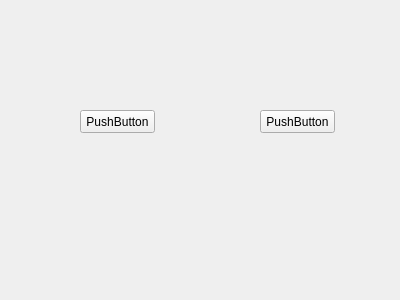
<?xml version="1.0" encoding="UTF-8"?>
<ui version="4.0">
 <class>Form</class>
 <widget class="QWidget" name="Form">
  <property name="geometry">
   <rect>
    <x>0</x>
    <y>0</y>
    <width>400</width>
    <height>300</height>
   </rect>
  </property>
  <property name="windowTitle">
   <string>Form</string>
  </property>
  <widget class="QPushButton" name="pushButton">
   <property name="geometry">
    <rect>
     <x>80</x>
     <y>110</y>
     <width>75</width>
     <height>23</height>
    </rect>
   </property>
   <property name="text">
    <string>PushButton</string>
   </property>
  </widget>
  <widget class="QPushButton" name="pushButton_2">
   <property name="geometry">
    <rect>
     <x>260</x>
     <y>110</y>
     <width>75</width>
     <height>23</height>
    </rect>
   </property>
   <property name="text">
    <string>PushButton</string>
   </property>
  </widget>
 </widget>
 <resources/>
 <connections/>
</ui>
